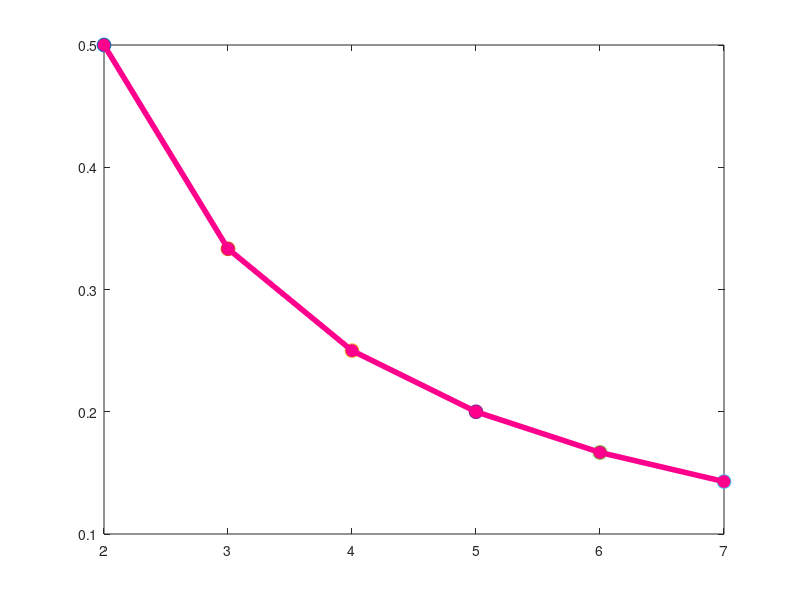

Here is the MATLAB script that generated this plot:
function l5ex19()
  clc;
  x = [2, 3, 4, 5, 6, 7];
  y = [0.5, 0.3333, 0.25, 0.2, 0.1667, 0.1429];
  
  %x = [0, 1, 2, 3, 4, 5];
  %y = [2.1, 7.7, 13.6, 27.2, 40.9, 61.1];
  
  ordem = input("Defina o grau do polinonimo: ");
  fprintf("Ordem escolhida: %i \n", ordem)
  
  coeficientes = elementos(ordem, x, y)
  [r2, coeficiteDeterminacao] = determinacao(coeficientes, x, y)
  
  plotrosa(ordem, x, y)
endfunction

function x = elementos(ordem, x, y)
  matrizA = zeros(ordem+1, ordem+2);
  [~, n] = size(x)
  for i = 1:(ordem+1)
    for j = 1:i
      k = i+j-2;
      soma = 0;
      for l = 1:n
        soma = soma + ((x(l))^k);
      endfor
      matrizA(i, j) = soma;
      matrizA(j, i) = soma;
    endfor
    soma = 0;
    for l = 1:n
      soma = soma + (y(l))*((x(l))^(i-1));
    endfor
    matrizA(i, ordem+2) = soma;
  endfor
  A = matrizA(:, 1:(end-1));
  b = matrizA(:, end);
  x = A\b;
endfunction

function [r2, coeficiteDeterminacao] = determinacao(coeficientes, x, y)
  st = 0;
  sr = 0;
  for i = 1:numel(x)
    func = funcao(coeficientes, (x(i)));
    sr = sr + (y(i) - func)^2;
    st = st + (y(i) - mean(y))^2;
  endfor
  r2 = (st - sr)/st;
  coeficiteDeterminacao = sqrt(r2);
endfunction

function y = funcao(coeficientes, x)
  y = 0;
  for i = numel(coeficientes):-1:1 % Decrementa os coeficientes
    y = y + coeficientes(i) * x^(i - 1);
  endfor
endfunction

function plotrosa(ordem, x, y)
  p = polyfit(x, y, ordem)
  for i = 1:numel(x)
    plot(x(i), y(i), 'marker', 'o', 'markersize', 10, 'markerfacecolor', [0.9922, 0.0000, 0.5490], 'DisplayName', 'Pontos')
    hold on;
  endfor
  plot(x, polyval(p, x), 'linewidth', 4, 'color', [0.9922, 0.0000, 0.5490])
  hold off;
endfunction
